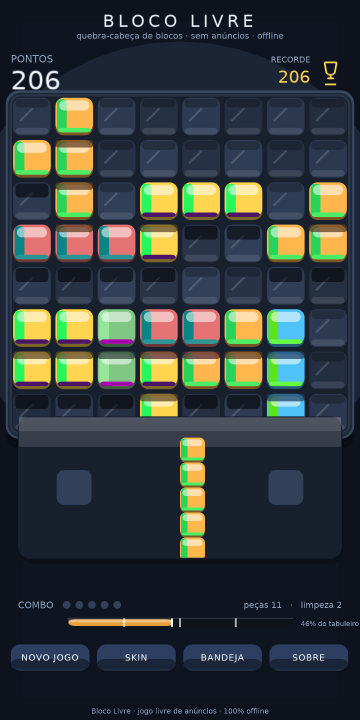
#> input picture screenshots/01_hero.png, 720 x 1440 px, found by its file name (shown at 1/2 size)
$ python r14_f8_ab.py
#> lines starting #> are read from the running program, lines starting #| are printed output that depends on the picture
#!/usr/bin/env python3
"""R14 pass 8: R13 vs R14 A/B on wells, rims, gaps (vignette truth) + band shadow + confetti aspect A/B."""
import os, math
from PIL import Image

R14 = "/home/z/my-project/critic_shots/r14"
R13 = "/home/z/my-project/critic_shots/r13"
def lum(px): return 0.299*px[0]+0.587*px[1]+0.114*px[2]
def wc(c,r): return (66+c*84, 232+r*84)

def patch_mean(im, cx, cy, rad):
    vals=[lum(im.getpixel((int(cx+dx),int(cy+dy)))) for dy in range(-rad,rad+1,2) for dx in range(-rad,rad+1,2)]
    return sum(vals)/len(vals)

def ab_report(shot):
#> called with shot = '01_hero.png'
    a = Image.open(os.path.join(R13,shot)).convert("RGB")
#> a is the input picture: PIL image 720x1440 RGB; mean R, G, B 52.5, 60.6, 61.8
    b = Image.open(os.path.join(R14,shot)).convert("RGB")
    print(f"\n=== A/B {shot} (R13 -> R14) ===")
    print("  EMPTY-well interiors (only wells empty in BOTH):")
    pairs=[]
    for r in range(8):
        for c in range(8):
            cx,cy=wc(c,r)
            la=patch_mean(a,cx,cy,12); lb=patch_mean(b,cx,cy,12)
            if la<95 and lb<95:
                d=math.hypot(cx-360,cy-526)/84
                pairs.append((d,la,lb,c,r))
#> after the loop, pairs = 34 items, first 6: (4.95, 56.09, 56.09, 0, 0), (3.81, 59.45, 59.45, 2, 0), (3.54, 49.76, 49.76, 3, 0), (3.54, 59.96, 59.96, 4, 0), (3.81, 49.59, 49.59, 5, 0), (4.3, 58.38, 58.38, 6, 0)
    for d,la,lb,c,r in sorted(pairs):
        print(f"    well({c},{r}) d={d:4.2f}: R13={la:5.1f} R14={lb:5.1f} delta={lb-la:+6.1f}")
#> this loop made 34 passes
#> (d, la, lb, c, r) on passes 1 to 12: (0.707, 44.74, 44.74, 3, 4), (0.707, 44.76, 44.76, 4, 3), (0.707, 66.29, 66.29, 4, 4), (1.58, 53.27, 53.27, 2, 4), (1.58, 53.74, 53.74, 5, 3), (1.58, 53.91, 53.91, 5, 4), (2.12, 63.63, 63.63, 2, 2), (2.55, 42.34, 42.34, 1, 4), (2.55, 51.7, 51.7, 4, 1), (2.55, 52.32, 52.32, 6, 4), (2.55, 62.65, 62.65, 3, 1), (2.92, 50.87, 50.87, 2, 1)
#|     well(3,4) d=0.71: R13= 44.7 R14= 44.7 delta=  +0.0
#|     well(4,3) d=0.71: R13= 44.8 R14= 44.8 delta=  +0.0
#|     well(4,4) d=0.71: R13= 66.3 R14= 66.3 delta=  +0.0
#|     well(2,4) d=1.58: R13= 53.3 R14= 53.3 delta=  +0.0
#|     well(5,3) d=1.58: R13= 53.7 R14= 53.7 delta=  +0.0
#|     well(5,4) d=1.58: R13= 53.9 R14= 53.9 delta=  +0.0
#|     well(2,2) d=2.12: R13= 63.6 R14= 63.6 delta=  +0.0
#|     well(1,4) d=2.55: R13= 42.3 R14= 42.3 delta=  +0.0
#> (further printed lines are left out)
    if pairs:
        inner=[(la,lb) for d,la,lb,_,_ in pairs if d<=2.2]
#> inner = [(63.63, 63.63), (44.76, 44.76), (53.74, 53.74), (53.27, 53.27), (44.74, 44.74), (66.29, 66.29), (53.91, 53.91)]
        outer=[(la,lb) for d,la,lb,_,_ in pairs if d>=3.5]
#> outer = 20 items, first 6: (56.09, 56.09), (59.45, 59.45), (49.76, 49.76), (59.96, 59.96), (49.59, 49.59), (58.38, 58.38)
        if inner and outer:
            ia=sum(x[0] for x in inner)/len(inner); ib=sum(x[1] for x in inner)/len(inner)
#> after `ia = sum((x[0] for x in inner)) / len(inner)`: ia = 54.33
#> after `ib = sum((x[1] for x in inner)) / len(inner)`: ib = 54.33
            oa=sum(x[0] for x in outer)/len(outer); ob=sum(x[1] for x in outer)/len(outer)
#> after `oa = sum((x[0] for x in outer)) / len(outer)`: oa = 50.29
#> after `ob = sum((x[1] for x in outer)) / len(outer)`: ob = 50.29
            print(f"    inner: R13 {ia:.1f} -> R14 {ib:.1f} ({(ib-ia)/ia*100:+.1f}%) | outer: R13 {oa:.1f} -> R14 {ob:.1f} ({(ob-oa)/oa*100:+.1f}%)")
#|     inner: R13 54.3 -> R14 54.3 (+0.0%) | outer: R13 50.3 -> R14 50.3 (+0.0%)
            print(f"    R13 corner/center ratio: {(oa-ia)/ia*100:+.1f}% | R14: {(ob-ib)/ib*100:+.1f}%")
#|     R13 corner/center ratio: -7.4% | R14: -7.4%
    print("  Background gap midpoints (between wells), corner vs center:")
    for (gx,gy,tag) in [(108,274,"corner-gap(0/1,0/1)"),(360,524,"center-gap(3/4,3/4)"),(612,778,"corner-gap(6/7,6/7)"),(444,442,"mid-gap")]:
        la=patch_mean(a,gx,gy,5); lb=patch_mean(b,gx,gy,5)
        print(f"    {tag}: R13={la:5.1f} R14={lb:5.1f} delta={lb-la:+6.1f}")
#> this loop made 4 passes
#|     corner-gap(0/1,0/1): R13= 31.2 R14= 31.2 delta=  +0.0
#|     center-gap(3/4,3/4): R13= 31.2 R14= 31.2 delta=  +0.0
#|     corner-gap(6/7,6/7): R13= 31.2 R14= 31.2 delta=  +0.0
#|     mid-gap: R13= 31.2 R14= 31.2 delta=  +0.0
    print("  Well RIM (top-left rim px of well(0,0) and well(3,3)) luminance:")
    for (c,r,tag) in [(0,0,"corner well(0,0) rim"),(3,3,"center well(3,3) rim"),(7,7,"corner well(7,7) rim"),(4,3,"center well(4,3) rim")]:
        cx,cy=wc(c,r)
        # rim = ring at radius ~34 from center (well is ~72 wide)
        pts=[]
        for ang in range(0,360,15):
            x=int(cx+34*math.cos(math.radians(ang))); y=int(cy+34*math.sin(math.radians(ang)))
            pts.append(lum(a.getpixel((x,y)))); pts.append(lum(b.getpixel((x,y))))
        la=sum(pts[0::2])/len(pts[0::2]); lb=sum(pts[1::2])/len(pts[1::2])
        print(f"    {tag}: R13={la:5.1f} R14={lb:5.1f} delta={lb-la:+6.1f}")
    print("  PIECE faces (wells occupied in both, piece-similar):")
    occ=[]
    for r in range(8):
        for c in range(8):
            cx,cy=wc(c,r)
            la=patch_mean(a,cx,cy,12); lb=patch_mean(b,cx,cy,12)
            if la>110 and lb>110:
                d=math.hypot(cx-360,cy-526)/84
                occ.append((d,la,lb,c,r))
#> after the loop, occ = 30 items, first 6: (4.3, 195.1, 195.1, 1, 0), (4.3, 195.1, 195.1, 0, 1), (3.54, 195.1, 195.1, 1, 1), (2.92, 195.8, 195.8, 1, 2), (1.58, 212.7, 212.7, 3, 2), (1.58, 212.7, 212.7, 4, 2)
    for d,la,lb,c,r in sorted(occ)[:6]+sorted(occ)[-6:]:
        print(f"    piece({c},{r}) d={d:4.2f}: R13={la:5.1f} R14={lb:5.1f} delta={lb-la:+6.1f}")
#> this loop made 12 passes
#> (d, la, lb, c, r) on passes 1 to 12: (0.707, 213.6, 213.6, 3, 3), (1.58, 156.9, 156.9, 2, 3), (1.58, 158, 158, 3, 5), (1.58, 158, 158, 4, 5), (1.58, 212.7, 212.7, 3, 2), (1.58, 212.7, 212.7, 4, 2), (3.81, 195.8, 195.8, 7, 2), (3.81, 214.1, 214.1, 0, 5), (4.3, 174.9, 174.9, 6, 7), (4.3, 195.1, 195.1, 0, 1), (4.3, 195.1, 195.1, 1, 0), (4.3, 215.5, 215.5, 0, 6)
#|     piece(3,3) d=0.71: R13=213.6 R14=213.6 delta=  +0.0
#|     piece(2,3) d=1.58: R13=156.9 R14=156.9 delta=  +0.0
#|     piece(3,5) d=1.58: R13=158.0 R14=158.0 delta=  +0.0
#|     piece(4,5) d=1.58: R13=158.0 R14=158.0 delta=  +0.0
#|     piece(3,2) d=1.58: R13=212.7 R14=212.7 delta=  +0.0
#|     piece(4,2) d=1.58: R13=212.7 R14=212.7 delta=  +0.0
#|     piece(7,2) d=3.81: R13=195.8 R14=195.8 delta=  +0.0
#|     piece(0,5) d=3.81: R13=214.1 R14=214.1 delta=  +0.0
#> (further printed lines are left out)
    if occ:
        inner=[(la,lb) for d,la,lb,_,_ in occ if d<=2.2]
#> inner = [(212.7, 212.7), (212.7, 212.7), (212.7, 212.7), (156.9, 156.9), (213.6, 213.6), (177.6, 177.6), (158, 158), (158, 158), (197.8, 197.8)]
        outer=[(la,lb) for d,la,lb,_,_ in occ if d>=3.5]
#> outer = [(195.1, 195.1), (195.1, 195.1), (195.1, 195.1), (195.8, 195.8), (156.9, 156.9), (197.1, 197.1), (214.1, 214.1), (215.5, 215.5), (215.5, 215.5), (176.6, 176.6), (212.5, 212.5), (174.9, 174.9)]
        if inner and outer:
            ia=sum(x[0] for x in inner)/len(inner); ib=sum(x[1] for x in inner)/len(inner)
#> after `ia = sum((x[0] for x in inner)) / len(inner)`: ia = 188.9
#> after `ib = sum((x[1] for x in inner)) / len(inner)`: ib = 188.9
            oa=sum(x[0] for x in outer)/len(outer); ob=sum(x[1] for x in outer)/len(outer)
#> after `oa = sum((x[0] for x in outer)) / len(outer)`: oa = 195.3
#> after `ob = sum((x[1] for x in outer)) / len(outer)`: ob = 195.3
            print(f"    pieces inner: R13 {ia:.1f} -> R14 {ib:.1f} | outer: R13 {oa:.1f} -> R14 {ob:.1f}")
#|     pieces inner: R13 188.9 -> R14 188.9 | outer: R13 195.3 -> R14 195.3
            print(f"    piece corner/center: R13 {(oa-ia)/ia*100:+.1f}% -> R14 {(ob-ib)/ib*100:+.1f}%")
#|     piece corner/center: R13 +3.4% -> R14 +3.4%

ab_report("01_hero.png")
ab_report("02_skin0.png")
#> call 2 of ab_report, with shot = '02_skin0.png'
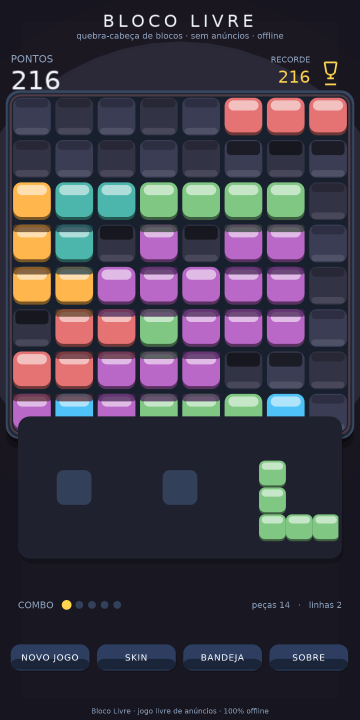
#> input picture screenshots/02_skin0.png, 720 x 1440 px, found by its file name (shown at 1/2 size)
#> in ab_report, a is the input picture: PIL image 720x1440 RGB; mean R, G, B 62.5, 58.4, 71.3
#> after the loop in ab_report (call 2), `for r in range(8):`: pairs = 24 items, first 6: (4.95, 63.14, 63.14, 0, 0), (4.3, 53.17, 53.17, 1, 0), (3.81, 63.14, 63.14, 2, 0), (3.54, 53.17, 53.17, 3, 0), (3.54, 63.14, 63.14, 4, 0), (4.3, 53.17, 53.17, 0, 1)
#> the loop in ab_report (call 2), `for d,la,lb,c,r in sorted(pairs):` made 24 passes
#> (d, la, lb, c, r) on passes 1 to 12: (0.707, 44.2, 44.2, 4, 3), (1.58, 44.2, 44.2, 2, 3), (2.55, 53.17, 53.17, 4, 1), (2.55, 63.14, 63.14, 3, 1), (2.92, 41.96, 41.96, 5, 6), (2.92, 53.17, 53.17, 2, 1), (2.92, 54.57, 54.57, 5, 1), (3.54, 45.88, 45.88, 6, 1), (3.54, 49.95, 49.95, 6, 6), (3.54, 53.17, 53.17, 3, 0), (3.54, 53.17, 53.17, 7, 4), (3.54, 63.14, 63.14, 1, 1)
#|     well(4,3) d=0.71: R13= 44.2 R14= 44.2 delta=  +0.0
#|     well(2,3) d=1.58: R13= 44.2 R14= 44.2 delta=  +0.0
#|     well(4,1) d=2.55: R13= 53.2 R14= 53.2 delta=  +0.0
#|     well(3,1) d=2.55: R13= 63.1 R14= 63.1 delta=  +0.0
#|     well(5,6) d=2.92: R13= 42.0 R14= 42.0 delta=  +0.0
#|     well(2,1) d=2.92: R13= 53.2 R14= 53.2 delta=  +0.0
#|     well(5,1) d=2.92: R13= 54.6 R14= 54.6 delta=  +0.0
#|     well(6,1) d=3.54: R13= 45.9 R14= 45.9 delta=  +0.0
#> (further printed lines are left out)
#> in ab_report (call 2), `inner=[(la,lb) for d,la,lb,_,_ in pairs if d<=2.2]`: inner = [(44.2, 44.2), (44.2, 44.2)]
#> in ab_report (call 2), `outer=[(la,lb) for d,la,lb,_,_ in pairs if d>=3.5]`: outer = [(63.14, 63.14), (53.17, 53.17), (63.14, 63.14), (53.17, 53.17), (63.14, 63.14), (53.17, 53.17), (63.14, 63.14), (45.88, 45.88), (54.57, 54.57), (53.17, 53.17), (63.14, 63.14), (53.17, 53.17), (43.08, 43.08), (63.14, 63.14), (49.95, 49.95), (53.17, 53.17), (62.72, 62.72)]
#> in ab_report (call 2), `ia = sum((x[0] for x in inner)) / len(inner)`: ia = 44.2
#> in ab_report (call 2), `oa = sum((x[0] for x in outer)) / len(outer)`: oa = 56.12
#|     inner: R13 44.2 -> R14 44.2 (+0.0%) | outer: R13 56.1 -> R14 56.1 (+0.0%)
#|     R13 corner/center ratio: +27.0% | R14: +27.0%
#> the loop in ab_report (call 2), `for (gx,gy,tag) in [(108,274,"corner-gap(0/1,0/1)"),(360,524,"center-g..` made 4 passes
#|     corner-gap(0/1,0/1): R13= 31.2 R14= 31.2 delta=  +0.0
#|     center-gap(3/4,3/4): R13= 31.2 R14= 31.2 delta=  +0.0
#|     corner-gap(6/7,6/7): R13= 31.2 R14= 31.2 delta=  +0.0
#|     mid-gap: R13= 31.2 R14= 31.2 delta=  +0.0
#> after the loop in ab_report (call 2), `for r in range(8):`: occ = 40 items, first 6: (3.81, 153.6, 153.6, 5, 0), (4.3, 153.6, 153.6, 6, 0), (4.95, 153.6, 153.6, 7, 0), (3.81, 195.8, 195.8, 0, 2), (2.92, 155, 155, 1, 2), (2.12, 155, 155, 2, 2)
#> the loop in ab_report (call 2), `for d,la,lb,c,r in sorted(occ)[:6]+sorted(occ)[-6:]:` made 12 passes
#> (d, la, lb, c, r) on passes 1 to 12: (0.707, 148, 148, 3, 3), (0.707, 149.2, 149.2, 3, 4), (0.707, 149.2, 149.2, 4, 4), (1.58, 148, 148, 5, 3), (1.58, 149.2, 149.2, 2, 4), (1.58, 149.2, 149.2, 4, 5), (4.3, 153.6, 153.6, 6, 0), (4.3, 161.4, 161.4, 0, 6), (4.3, 175, 175, 1, 7), (4.3, 175, 175, 6, 7), (4.95, 152.5, 152.5, 0, 7), (4.95, 153.6, 153.6, 7, 0)
#|     piece(3,3) d=0.71: R13=148.0 R14=148.0 delta=  +0.0
#|     piece(3,4) d=0.71: R13=149.2 R14=149.2 delta=  +0.0
#|     piece(4,4) d=0.71: R13=149.2 R14=149.2 delta=  +0.0
#|     piece(5,3) d=1.58: R13=148.0 R14=148.0 delta=  +0.0
#|     piece(2,4) d=1.58: R13=149.2 R14=149.2 delta=  +0.0
#|     piece(4,5) d=1.58: R13=149.2 R14=149.2 delta=  +0.0
#> (further printed lines are left out)
#> in ab_report (call 2), `inner=[(la,lb) for d,la,lb,_,_ in occ if d<=2.2]`: inner = [(155, 155), (174.9, 174.9), (174.9, 174.9), (174.9, 174.9), (148, 148), (148, 148), (149.2, 149.2), (149.2, 149.2), (149.2, 149.2), (149.2, 149.2), (158, 158), (177.6, 177.6), (149.2, 149.2), (149.2, 149.2)]
#> in ab_report (call 2), `outer=[(la,lb) for d,la,lb,_,_ in occ if d>=3.5]`: outer = [(153.6, 153.6), (153.6, 153.6), (153.6, 153.6), (195.8, 195.8), (197.1, 197.1), (197.8, 197.8), (161.4, 161.4), (161.4, 161.4), (152.5, 152.5), (175, 175), (152.1, 152.1), (178.6, 178.6), (178.6, 178.6), (178.6, 178.6), (175, 175)]
#> in ab_report (call 2), `ia = sum((x[0] for x in inner)) / len(inner)`: ia = 157.6
#> in ab_report (call 2), `oa = sum((x[0] for x in outer)) / len(outer)`: oa = 171
ab_report("06_full.png")
#> call 3 of ab_report, with shot = '06_full.png'
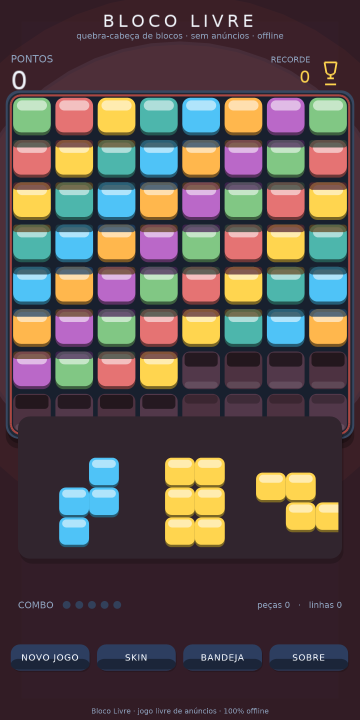
#> input picture screenshots/06_full.png, 720 x 1440 px, found by its file name (shown at 1/2 size)
#> in ab_report, a is the input picture: PIL image 720x1440 RGB; mean R, G, B 88.9, 77.7, 76.8
#> after the loop in ab_report (call 3), `for r in range(8):`: pairs = 12 items, first 6: (2.55, 51.85, 51.85, 4, 6), (2.92, 47.28, 47.28, 5, 6), (3.54, 51.85, 51.85, 6, 6), (4.3, 47.28, 47.28, 7, 6), (4.95, 47.02, 47.02, 0, 7), (4.3, 51.38, 51.38, 1, 7)
#> the loop in ab_report (call 3), `for d,la,lb,c,r in sorted(pairs):` made 12 passes
#> (d, la, lb, c, r) on passes 1 to 12: (2.55, 51.85, 51.85, 4, 6), (2.92, 47.28, 47.28, 5, 6), (3.54, 51.38, 51.38, 3, 7), (3.54, 51.85, 51.85, 6, 6), (3.54, 59.44, 59.44, 4, 7), (3.81, 46.94, 46.94, 2, 7), (3.81, 65.35, 65.35, 5, 7), (4.3, 47.28, 47.28, 7, 6), (4.3, 51.38, 51.38, 1, 7), (4.3, 59.44, 59.44, 6, 7), (4.95, 47.02, 47.02, 0, 7), (4.95, 65.47, 65.47, 7, 7)
#> the loop in ab_report (call 3), `for d,la,lb,c,r in sorted(occ)[:6]+sorted(occ)[-6:]:` made 12 passes
#> (d, la, lb, c, r) on passes 1 to 12: (0.707, 148, 148, 3, 3), (0.707, 158, 158, 4, 4), (0.707, 176.7, 176.7, 4, 3), (0.707, 177.6, 177.6, 3, 4), (1.58, 145.6, 145.6, 4, 2), (1.58, 149.2, 149.2, 2, 4), (4.3, 152.9, 152.9, 0, 6), (4.3, 153.6, 153.6, 0, 1), (4.3, 153.6, 153.6, 1, 0), (4.3, 153.6, 153.6, 7, 1), (4.95, 174, 174, 0, 0), (4.95, 174, 174, 7, 0)
